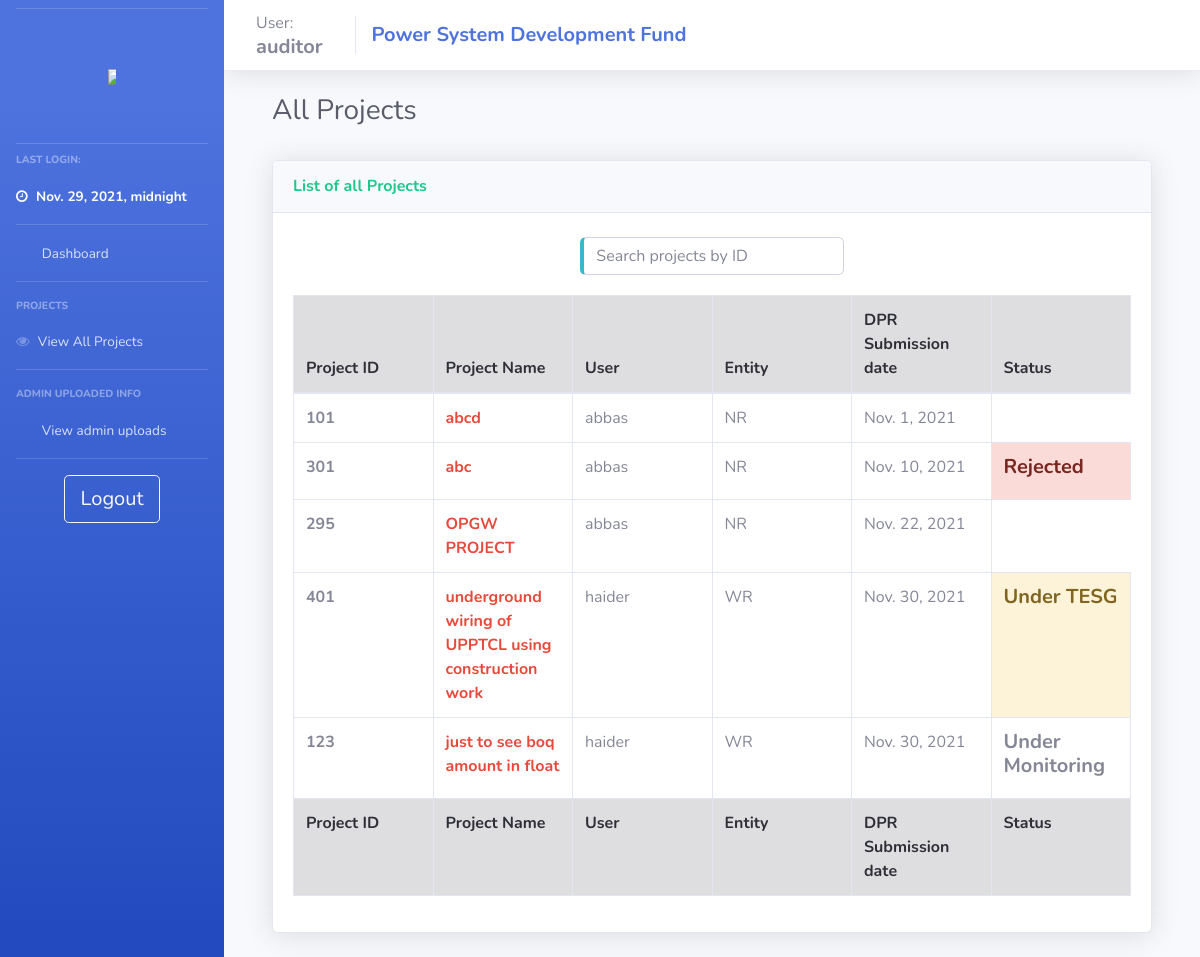
Page /auditor_view_projects/ (signed in) on the earlier database version.
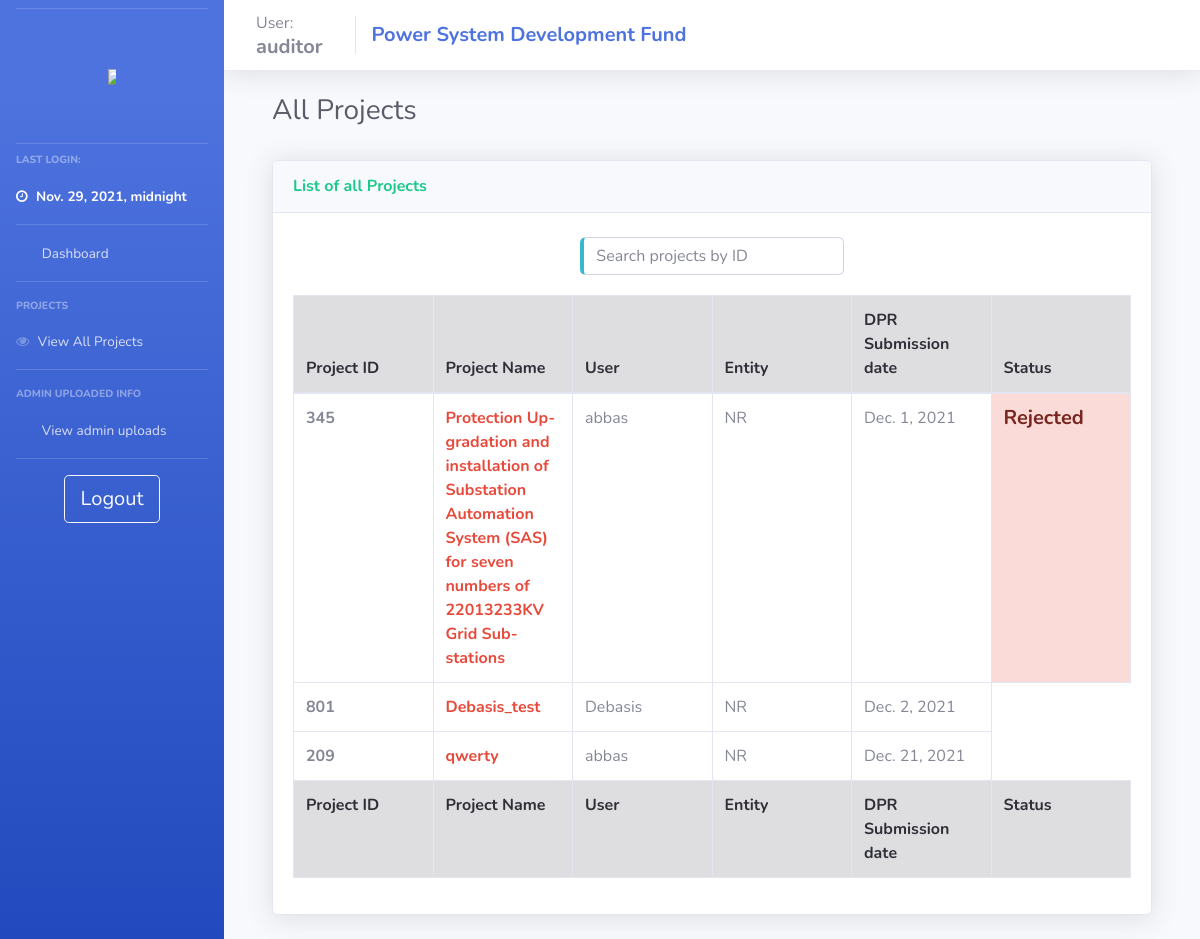
Same page on the later database version.
### psdf_main/models.py (models this page shows)
class projects(models.Model):
    userid = models.ForeignKey(users, null = True, on_delete = models.SET_NULL)
    name = models.CharField(max_length=200, null = False)
    newid = models.IntegerField(null = True, unique=True)
    dprsubdate = models.DateField(null = True)
    amt_asked = models.IntegerField(null = False)
    amt_updated = models.IntegerField(null = True)
    amt_approved = models.IntegerField(null = True)
    amt_released = models.IntegerField(default = 0)
    schedule = models.IntegerField(null = True)
    orischedule = models.IntegerField(null = True)
    fundcategory = models.CharField(max_length=20, null = True)
    projectpath = models.TextField(null = True)
    quantumOfFunding = models.IntegerField(null = True)
    status = models.CharField(max_length=1, null = True, default = '1')
    submitted_boq  = models.TextField(null=True)
    approved = models.BooleanField(default = False)
    ext = models.TextField(null=True)
    extF = models.TextField(null=True)
    deny = models.BooleanField(default = False)
    remark = models.TextField(null = True)
    remark_date = models.DateField(null = True)
    completedate = models.DateField(null = True)
    denydate = models.DateField(null = True)
    approvedate = models.DateField(null = True)
    tesg_list = models.TextField(null=True)
    dpraprdate = models.DateField(null = True, auto_now_add=True)
    tesgaprdate = models.DateField(null = True)
    aproutdate = models.DateField(null = True)
    appraprdate = models.DateField(null = True)
    monioutdate = models.DateField(null = True)
    moniaprdate = models.DateField(null = True)
    workflow = models.TextField(null=True)
    sanction_date = models.DateField(null=True)
    doc_path = models.TextField(null=True)
    doc_sign_date = models.DateField(null=True)
    completed = models.BooleanField(null=True, default=False)

class users(models.Model):
    username = models.CharField(max_length=200, null = False, unique = True)
    password = models.CharField(max_length=200, null = True)
    nodal = models.CharField(max_length=200, null = True)
    region = models.CharField(max_length=20, null = True)
    email = models.TextField(max_length=50, null=True)
    utilname = models.CharField(max_length=400, null = True)
    contact = models.CharField(max_length=10, null = True)
    address = models.CharField(max_length=500, null = True)
    reqdate = models.DateField(auto_now_add=True,null = True)
    aprdate = models.DateField( null = True)
    lastlogin = models.DateTimeField(null = True)
    admin = models.BooleanField(default=False)
    auditor = models.BooleanField(default=False)
    active = models.BooleanField(default=False)
    activate = models.BooleanField(default=False)
    notification = models.TextField(null=True)
    tpd = models.TextField(null=True)

### psdf_main/auditor_control.py (the view)
# urls.py: path('auditor_view_projects/', views.auditor_view_projects, name="auditor_view_projects"),
def auditor_view_projects(request):
    if auditoronline(request):
        context = full_auditor_context(request)
        context['temp_projs'] = temp_projects.objects.all()
        context['projs'] = projects.objects.all()
        return render(request, 'psdf_main/_auditor_view_projects.html', context)
    else:
        return oops(request)

### psdf_main/helpers.py (called while the page is built)
def auditoronline(request):
    if (request.session.has_key('auditor')):
        return True
    else:
        return False

def full_auditor_context(request):
    if auditoronline(request):
        context = {'user':userDetails('auditor')}
        context['pending_projects'] = temp_projects.objects.all()
        context['all_projs'] = projects.objects.all()
        context['tesgs'] = TESG_admin.objects.all()
        context['apprs'] = Appraisal_admin.objects.all()
        context['monis'] = Monitoring_admin.objects.all()
        return context
    else:
        return {}

### psdf_main/templates/psdf_main/_auditor_view_projects.html (shortened to what the changed rows need)
{% extends 'psdf_main/includes/auditor_layout.html'%} {% load static %} {% block body %}
<div class="container-fluid">
    <div class="row">
        <div class="col-md-4">
            <h1 class="h3 mb-2 text-gray-800">All Projects</h1>
        </div>
    </div>
    <br>
    <div class="row">
        <div class="col-lg-12">
            <div class="card shadow mb-4">
                <br>
                <div class="card-body">
                    <div class="table-responsive">
                        <table class="table table-bordered table-hover" id="dataTable" width="100%" cellspacing="0" style="table-layout: fixed;
                        width: 100%;">
                            <thead class="alert-dark">
                                <tr>
                                    <th>Project ID</th>
                                    <th>Project Name</th>
                                    <th>User</th>
                                    <th>Entity</th>
                                    <th>DPR Submission date</th>
                                    <th>Status</th>
                                </tr>
                            </thead>
                            <tfoot class="alert-dark">
                                <tr>
                                    <th>Project ID</th>
                                    <th>Project Name</th>
                                    <th>User</th>
                                    <th>Entity</th>
                                    <th>DPR Submission date</th>
                                    <th>Status</th>
                                </tr>
                            </tfoot>
                            <tbody>
                                {% if not projs %}
                                <tr>
                                    <td>Not Available</td>
                                    <td>Not Available</td>
                                    <td>Not Available</td>
                                    <td>Not Available</td>
                                    <td>Not Available</td>
                                    <td>Not Available</td>
                                </tr>
                                {% else %} {% for proj in projs %}
                                <tr>
                                    <td class="font-weight-bolder">{{proj.newid}}</td>
                                    <td><a href="/auditor_project_details/{{proj.id}}" class="font-weight-bold text-danger">{{proj.name}}</a></td>
                                    <td>{{proj.userid.username}}</td>
                                    <td>{{proj.userid.region}}</td>
                                    <td>{{proj.dprsubdate}}</td>
                                    {% if proj.deny %}
                                    <td class="alert-danger">
                                        <h5 class="font-weight-bold">Rejected</h5>
                                    </td>
                                    {% elif proj.status == '1' %}
                                    <td class="alert-warning">
                                        <h5 class="font-weight-bold">Under TESG</h5>
                                    </td class="alert-warning">
                                    {% elif proj.status == '2' %}
                                    <td>
                                        <h5 class="font-weight-bold">Under Appraisal</h5>
                                    </td class="alert-warning">
                                    {% elif proj.status == '3' %}
                                    <td>
                                        <h5 class="font-weight-bold">Under Monitoring</h5>
                                    </td>
                                    {% elif proj.status == '4' %}
                                    <td class="alert-success">
                                        <h5 class="font-weight-bold">Under Final approval</h5>
                                    </td>
                                    {% endif %}
                                </tr>
                                {% endfor %} {% endif %}
                            </tbody>
                        </table>
                    </div>
                </div>
            </div>
        </div>
    </div>
</div>
{% endblock %}

Differences in the rows shown:
removed projects: newid "101", name "abcd", userid.username "abbas", userid.region "NR", dprsubdate "Nov. 1, 2021"
removed projects: newid "301", name "abc", userid.username "abbas", userid.region "NR", dprsubdate "Nov. 10, 2021", deny "Rejected"
removed projects: newid "295", name "OPGW PROJECT", userid.username "abbas", userid.region "NR", dprsubdate "Nov. 22, 2021"
removed projects: newid "401", name "underground wiring of UPPTCL using construction work", userid.username "haider", userid.region "WR", dprsubdate "Nov. 30, 2021", deny "Under TESG"
removed projects: newid "123", name "just to see boq amount in float", userid.username "haider", userid.region "WR", dprsubdate "Nov. 30, 2021", deny "Under Monitoring"
added projects: newid "345", name "Protection Up-gradation and installation of Substation Automation System (SAS) for seven numbers of 22013233KV Grid Sub-stations", userid.username "abbas", userid.region "NR", dprsubdate "Dec. 1, 2021", deny "Rejected"
added projects: newid "801", name "Debasis_test", userid.username "Debasis", userid.region "NR", dprsubdate "Dec. 2, 2021"
added projects: newid "209", name "qwerty", userid.username "abbas", userid.region "NR", dprsubdate "Dec. 21, 2021"
